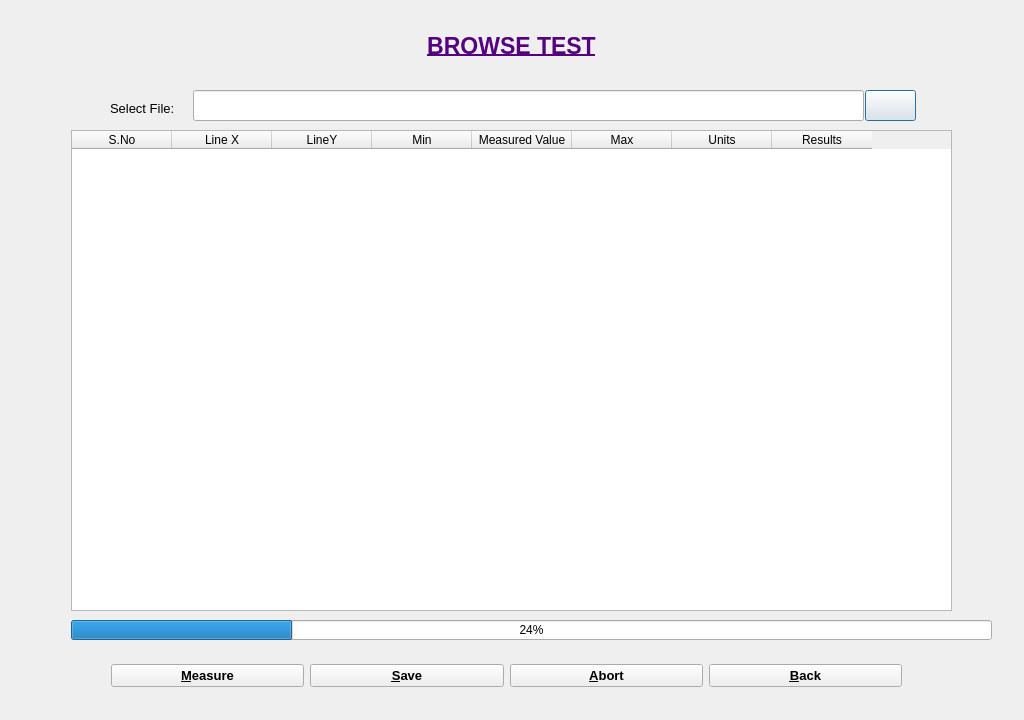
<?xml version="1.0" encoding="UTF-8"?>
<ui version="4.0">
 <class>Dialog_BrowseTest</class>
 <widget class="QDialog" name="Dialog_BrowseTest">
  <property name="geometry">
   <rect>
    <x>0</x>
    <y>0</y>
    <width>1024</width>
    <height>720</height>
   </rect>
  </property>
  <property name="windowTitle">
   <string>Browse Test</string>
  </property>
  <widget class="QTableWidget" name="tableWidget">
   <property name="geometry">
    <rect>
     <x>71</x>
     <y>130</y>
     <width>881</width>
     <height>481</height>
    </rect>
   </property>
   <column>
    <property name="text">
     <string>S.No</string>
    </property>
   </column>
   <column>
    <property name="text">
     <string>Line X</string>
    </property>
   </column>
   <column>
    <property name="text">
     <string>LineY</string>
    </property>
   </column>
   <column>
    <property name="text">
     <string>Min</string>
    </property>
   </column>
   <column>
    <property name="text">
     <string>Measured Value</string>
    </property>
   </column>
   <column>
    <property name="text">
     <string>Max</string>
    </property>
   </column>
   <column>
    <property name="text">
     <string>Units</string>
    </property>
   </column>
   <column>
    <property name="text">
     <string>Results</string>
    </property>
   </column>
  </widget>
  <widget class="QProgressBar" name="progressBar">
   <property name="geometry">
    <rect>
     <x>71</x>
     <y>620</y>
     <width>921</width>
     <height>20</height>
    </rect>
   </property>
   <property name="value">
    <number>24</number>
   </property>
  </widget>
  <widget class="QLabel" name="label_SFP">
   <property name="geometry">
    <rect>
     <x>110</x>
     <y>100</y>
     <width>111</width>
     <height>16</height>
    </rect>
   </property>
   <property name="font">
    <font>
     <pointsize>10</pointsize>
    </font>
   </property>
   <property name="text">
    <string>Select File:</string>
   </property>
  </widget>
  <widget class="QLineEdit" name="lineEdit">
   <property name="geometry">
    <rect>
     <x>193</x>
     <y>90</y>
     <width>671</width>
     <height>31</height>
    </rect>
   </property>
   <property name="readOnly">
    <bool>true</bool>
   </property>
  </widget>
  <widget class="QPushButton" name="pushButton_Browse">
   <property name="geometry">
    <rect>
     <x>865</x>
     <y>90</y>
     <width>51</width>
     <height>31</height>
    </rect>
   </property>
   <property name="text">
    <string/>
   </property>
   <property name="icon">
    <iconset>
     <normaloff>../../OneDrive/Desktop/Icons/BT.png</normaloff>../../OneDrive/Desktop/Icons/BT.png</iconset>
   </property>
   <property name="iconSize">
    <size>
     <width>20</width>
     <height>20</height>
    </size>
   </property>
   <property name="flat">
    <bool>false</bool>
   </property>
  </widget>
  <widget class="QWidget" name="horizontalLayoutWidget">
   <property name="geometry">
    <rect>
     <x>71</x>
     <y>20</y>
     <width>881</width>
     <height>51</height>
    </rect>
   </property>
   <layout class="QHBoxLayout" name="horizontalLayout">
    <item>
     <widget class="QLabel" name="label">
      <property name="font">
       <font>
        <pointsize>17</pointsize>
        <weight>75</weight>
        <bold>true</bold>
        <underline>true</underline>
       </font>
      </property>
      <property name="layoutDirection">
       <enum>Qt::RightToLeft</enum>
      </property>
      <property name="styleSheet">
       <string notr="true">color: rgb(85, 0, 127);</string>
      </property>
      <property name="text">
       <string>BROWSE TEST</string>
      </property>
      <property name="alignment">
       <set>Qt::AlignCenter</set>
      </property>
     </widget>
    </item>
   </layout>
  </widget>
  <widget class="QWidget" name="horizontalLayoutWidget_2">
   <property name="geometry">
    <rect>
     <x>111</x>
     <y>650</y>
     <width>791</width>
     <height>51</height>
    </rect>
   </property>
   <layout class="QHBoxLayout" name="horizontalLayout_2">
    <item>
     <widget class="QPushButton" name="pushButton_Measure">
      <property name="font">
       <font>
        <pointsize>10</pointsize>
        <weight>75</weight>
        <bold>true</bold>
       </font>
      </property>
      <property name="text">
       <string>&amp;Measure</string>
      </property>
     </widget>
    </item>
    <item>
     <widget class="QPushButton" name="pushButton_Save">
      <property name="font">
       <font>
        <pointsize>10</pointsize>
        <weight>75</weight>
        <bold>true</bold>
       </font>
      </property>
      <property name="text">
       <string>&amp;Save</string>
      </property>
     </widget>
    </item>
    <item>
     <widget class="QPushButton" name="pushButton_Abort">
      <property name="font">
       <font>
        <pointsize>10</pointsize>
        <weight>75</weight>
        <bold>true</bold>
       </font>
      </property>
      <property name="text">
       <string>&amp;Abort</string>
      </property>
     </widget>
    </item>
    <item>
     <widget class="QPushButton" name="pushButton_Back">
      <property name="font">
       <font>
        <pointsize>10</pointsize>
        <weight>75</weight>
        <bold>true</bold>
       </font>
      </property>
      <property name="text">
       <string>&amp;Back</string>
      </property>
     </widget>
    </item>
   </layout>
  </widget>
 </widget>
 <resources/>
 <connections/>
</ui>
